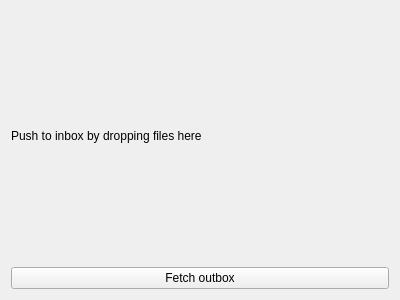
<?xml version="1.0" encoding="UTF-8"?>
<ui version="4.0">
 <class>Beamer</class>
 <widget class="QWidget" name="Beamer">
  <property name="geometry">
   <rect>
    <x>0</x>
    <y>0</y>
    <width>400</width>
    <height>300</height>
   </rect>
  </property>
  <property name="windowTitle">
   <string>Beamer</string>
  </property>
  <layout class="QVBoxLayout" name="verticalLayout">
   <item>
    <widget class="QLabel" name="label">
     <property name="text">
      <string>Push to inbox by dropping files here</string>
     </property>
    </widget>
   </item>
   <item>
    <widget class="QPushButton" name="bFetchOutbox">
     <property name="text">
      <string>Fetch outbox</string>
     </property>
    </widget>
   </item>
  </layout>
 </widget>
 <resources/>
 <connections/>
</ui>
